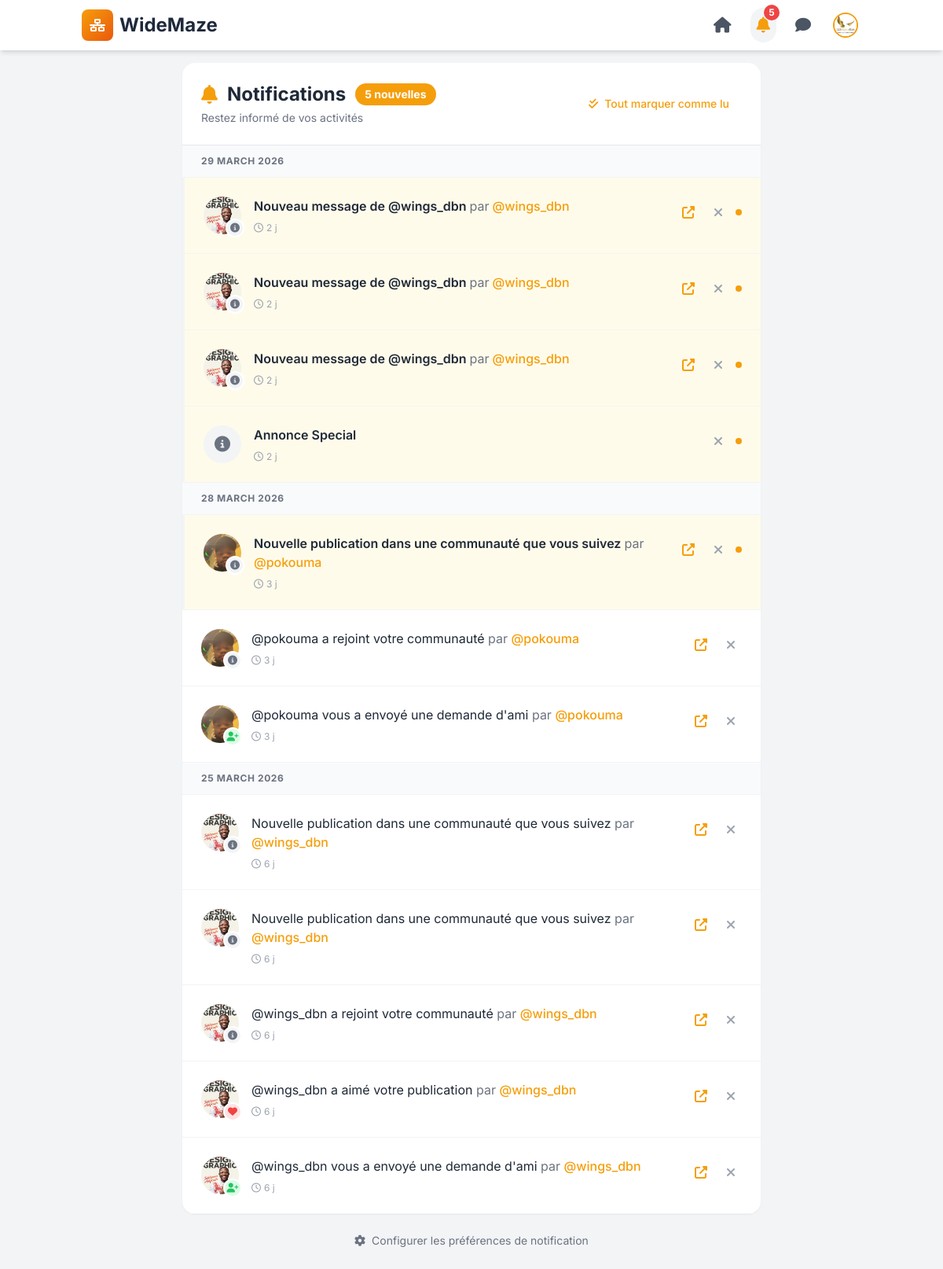
The app's page /notifications.php (signed in) with its own data.
### tables this page shows
CREATE TABLE IF NOT EXISTS `notifications` (
  `id` int UNSIGNED NOT NULL AUTO_INCREMENT,
  `user_id` int UNSIGNED NOT NULL,
  `type` varchar(50) NOT NULL,
  `title` varchar(255) NOT NULL,
  `content` text,
  `actor_id` int UNSIGNED DEFAULT NULL,
  `link` varchar(500) DEFAULT NULL,
  `item_id` int DEFAULT NULL,
  `is_read` tinyint DEFAULT '0',
  `created_at` datetime DEFAULT CURRENT_TIMESTAMP,
  `read_at` datetime DEFAULT NULL,
  PRIMARY KEY (`id`),
  KEY `user_id` (`user_id`),
  KEY `idx_user_unread` (`user_id`,`is_read`),
  KEY `idx_type` (`type`),
  KEY `idx_date` (`created_at`),
  KEY `notifications_ibfk_2` (`actor_id`)
);

CREATE TABLE IF NOT EXISTS `utilisateurs` (
  `id` int UNSIGNED NOT NULL AUTO_INCREMENT,
  `surnom` varchar(30) NOT NULL,
  `email` varchar(100) NOT NULL,
  `motdepasse` varchar(255) NOT NULL,
  `prenom` varchar(20) NOT NULL,
  `nom` varchar(20) NOT NULL,
  `avatar` varchar(255) DEFAULT 'default-avatar.png',
  `cover_image` varchar(255) DEFAULT NULL,
  `bio` text,
  `posts_count` int DEFAULT '0',
  `friends_count` int DEFAULT '0',
  `universite` varchar(100) DEFAULT NULL,
  `faculte` varchar(100) DEFAULT NULL,
  `niveau_etude` varchar(50) DEFAULT NULL,
  `profession` varchar(50) DEFAULT 'Etudiant',
  `nationalite` varchar(50) DEFAULT NULL,
  `telephone` varchar(20) DEFAULT NULL,
  `datedenaissance` date DEFAULT NULL,
  `sexe` enum('Masculin','Feminin','Autre') DEFAULT 'Masculin',
  `role` enum('etudiant','professeur','admin') DEFAULT 'etudiant',
  `status` enum('Online','Offline','Away') DEFAULT 'Offline',
  `is_active` tinyint(1) DEFAULT '1',
  `is_verified` tinyint(1) DEFAULT '0',
  `failed_login_attempts` int UNSIGNED DEFAULT '0',
  `locked_until` datetime DEFAULT NULL,
  `remember_token` varchar(64) DEFAULT NULL,
  `remember_expires` datetime DEFAULT NULL,
  `last_ip` varchar(45) DEFAULT NULL,
  `last_activity` datetime DEFAULT NULL,
  `dateinscription` datetime DEFAULT CURRENT_TIMESTAMP,
  `dateconnexion` datetime DEFAULT NULL,
  `two_factor_secret` varchar(255) DEFAULT NULL,
  `created_at` timestamp NULL DEFAULT CURRENT_TIMESTAMP,
  `updated_at` timestamp NULL DEFAULT CURRENT_TIMESTAMP ON UPDATE CURRENT_TIMESTAMP,
  PRIMARY KEY (`id`),
  UNIQUE KEY `email` (`email`),
  UNIQUE KEY `surnom` (`surnom`),
  KEY `idx_email` (`email`),
  KEY `idx_role` (`role`),
  KEY `idx_universite` (`universite`),
  KEY `idx_nationalite` (`nationalite`),
  KEY `idx_status` (`status`),
  KEY `idx_is_active` (`is_active`)
);

### config.php (called while the page is built, shortened)
<?php
function getAvatarUrl($avatar) {
    if (!empty($avatar) && file_exists(AVATAR_DIR . $avatar)) {
        return AVATAR_URL . $avatar;
    }
    return AVATAR_URL . DEFAULT_AVATAR;
}
?>

### notifications.php (the view, shortened to what this page needs)
<?php
require_once 'config.php';
$userId = $_SESSION['user_id'];
$notifications = [];
try {
    $stmt = $pdo->prepare("SELECT n.*, u.surnom as actor_name, u.avatar as actor_avatar
        FROM notifications n
        LEFT JOIN utilisateurs u ON n.actor_id = u.id
        WHERE n.user_id = ?
        ORDER BY n.created_at DESC
        LIMIT 50");
    $stmt->execute([$userId]);
    $notifications = $stmt->fetchAll();
} catch (PDOException $e) {
    error_log("Erreur récupération notifications: " . $e->getMessage());
}
$unreadCount = 0;
try {
    $unreadStmt = $pdo->prepare("SELECT COUNT(*) FROM notifications WHERE user_id = ? AND is_read = 0");
    $unreadStmt->execute([$userId]);
    $unreadCount = $unreadStmt->fetchColumn();
} catch (PDOException $e) {
    error_log("Erreur comptage notifications: " . $e->getMessage());
}
$groupedNotifications = [];
foreach ($notifications as $notif) {
    if (!empty($notif['created_at'])) {
        $date = date('Y-m-d', strtotime($notif['created_at']));
        if (!isset($groupedNotifications[$date])) {
            $groupedNotifications[$date] = [];
        }
        $groupedNotifications[$date][] = $notif;
    }
}
function timeAgo($datetime) {
    $time = strtotime($datetime);
    $now = time();
    $diff = $now - $time;
    if ($diff < 604800) return floor($diff / 86400) . ' j';
    return date('d M', $time);
}
$icons = [
    'like' => ['icon' => 'fa-heart', 'color' => 'text-red-500', 'bg' => 'bg-red-100'],
    'comment' => ['icon' => 'fa-comment', 'color' => 'text-blue-500', 'bg' => 'bg-blue-100'],
    'friend_request' => ['icon' => 'fa-user-plus', 'color' => 'text-green-500', 'bg' => 'bg-green-100'],
    'friend_accept' => ['icon' => 'fa-check', 'color' => 'text-green-500', 'bg' => 'bg-green-100'],
    'mention' => ['icon' => 'fa-at', 'color' => 'text-purple-500', 'bg' => 'bg-purple-100'],
    'post' => ['icon' => 'fa-newspaper', 'color' => 'text-orange-500', 'bg' => 'bg-orange-100'],
    'system' => ['icon' => 'fa-info-circle', 'color' => 'text-gray-500', 'bg' => 'bg-gray-100']
];
?>
<!DOCTYPE html>
<html lang="fr">
<head>
    <script src="https://cdn.tailwindcss.com"></script>
    <link rel="stylesheet" href="https://cdnjs.cloudflare.com/ajax/libs/font-awesome/6.4.0/css/all.min.css">
</head>
<body class="bg-gray-100">
    <nav class="fixed top-0 w-full bg-white shadow-md z-50">
        <div class="container mx-auto px-4 h-16 flex items-center justify-between">
            <a href="index.php" class="flex items-center gap-2">
                <div class="w-10 h-10 bg-gradient-to-br from-primary to-orange-600 rounded-lg flex items-center justify-center">
                    <i class="fas fa-network-wired text-white"></i>
                </div>
                <span class="text-2xl font-bold text-secondary hidden md:block">WideMaze</span>
            </a>
            <div class="flex items-center gap-4">
                <a href="index.php" class="p-2 hover:bg-gray-100 rounded-full transition-colors">
                    <i class="fas fa-home text-xl text-gray-600"></i>
                </a>
                <a href="notifications.php" class="p-2 hover:bg-gray-100 rounded-full transition-colors relative bg-gray-100">
                    <i class="fas fa-bell text-xl text-primary"></i>
                    <?php if ($unreadCount > 0): ?>
                        <span class="absolute -top-1 -right-1 w-5 h-5 bg-red-500 text-white text-xs rounded-full flex items-center justify-center font-bold"><?= $unreadCount > 9 ? '9+' : $unreadCount ?></span>
                    <?php endif; ?>
                </a>
                <a href="messagerie.php" class="p-2 hover:bg-gray-100 rounded-full transition-colors">
                    <i class="fas fa-comment text-xl text-gray-600"></i>
                </a>
                <div class="relative group">
                    <button class="flex items-center gap-2 p-1 hover:bg-gray-100 rounded-full transition-colors">
                        <img src="<?= AVATAR_URL . htmlspecialchars($_SESSION['avatar']) ?>" class="w-8 h-8 rounded-full object-cover border-2 border-primary">
                    </button>
                </div>
            </div>
        </div>
    </nav>
    <div class="container mx-auto pt-20 pb-8 px-4 max-w-3xl">
        <div class="bg-white rounded-t-2xl shadow-sm p-6 flex items-center justify-between border-b">
            <div>
                <h1 class="text-2xl font-bold text-gray-800 flex items-center gap-3">
                    <i class="fas fa-bell text-primary"></i>Notifications
                    <?php if ($unreadCount > 0): ?>
                        <span class="px-3 py-1 bg-primary text-white text-sm rounded-full"><?= $unreadCount ?> nouvelle<?= $unreadCount > 1 ? 's' : '' ?></span>
                    <?php endif; ?>
                </h1>
                <p class="text-gray-500 text-sm mt-1">Restez informé de vos activités</p>
            </div>
            <?php if ($unreadCount > 0): ?>
                <a href="?mark_read=1" class="text-primary hover:text-orange-600 font-medium text-sm flex items-center gap-2 px-4 py-2 hover:bg-orange-50 rounded-lg transition-colors">
                    <i class="fas fa-check-double"></i>Tout marquer comme lu
                </a>
            <?php endif; ?>
        </div>
        <div class="bg-white rounded-b-2xl shadow-sm min-h-[500px]">
            <?php if (empty($notifications)): ?>
                <div class="flex flex-col items-center justify-center py-16 text-gray-400">
                    <div class="w-24 h-24 bg-gray-100 rounded-full flex items-center justify-center mb-4">
                        <i class="fas fa-bell-slash text-4xl text-gray-300"></i>
                    </div>
                    <p class="text-lg font-medium text-gray-500">Aucune notification</p>
                    <p class="text-sm">Vous verrez ici vos likes, commentaires et demandes d'ami</p>
                </div>
            <?php else: ?>
                <?php foreach ($groupedNotifications as $date => $notifs): ?>
                    <div class="px-6 py-3 bg-gray-50 border-b border-gray-100">
                        <h3 class="text-xs font-bold text-gray-500 uppercase tracking-wider">
                            <?php
                            $today = date('Y-m-d');
                            $yesterday = date('Y-m-d', strtotime('-1 day'));
                            if ($date === $today) echo 'Aujourd\'hui';
                            elseif ($date === $yesterday) echo 'Hier';
                            else echo date('d F Y', strtotime($date));
                            ?>
                        </h3>
                    </div>
                    <?php foreach ($notifs as $notif):
                        $iconData = $icons[$notif['type']] ?? $icons['system'];
                        $isUnread = !$notif['is_read'];
                    ?>
                        <div class="notification-item flex items-start gap-4 p-6 border-b border-gray-100 hover:bg-gray-50 <?= $isUnread ? 'unread' : '' ?> <?= $isUnread ? 'notification-enter' : '' ?>">
                            <?php if ($notif['actor_id'] && $notif['actor_avatar']): ?>
                                <div class="relative flex-shrink-0">
                                    <img src="<?= getAvatarUrl($notif['actor_avatar']) ?>" class="w-12 h-12 rounded-full object-cover">
                                    <div class="absolute -bottom-1 -right-1 w-6 h-6 <?= $iconData['bg'] ?> rounded-full flex items-center justify-center border-2 border-white">
                                        <i class="fas <?= $iconData['icon'] ?> <?= $iconData['color'] ?> text-xs"></i>
                                    </div>
                                </div>
                            <?php else: ?>
                                <div class="w-12 h-12 <?= $iconData['bg'] ?> rounded-full flex items-center justify-center flex-shrink-0">
                                    <i class="fas <?= $iconData['icon'] ?> <?= $iconData['color'] ?> text-xl"></i>
                                </div>
                            <?php endif; ?>
                            <div class="flex-1 min-w-0">
                                <p class="text-gray-800 <?= $isUnread ? 'font-semibold' : '' ?>">
                                    <?= htmlspecialchars($notif['title']) ?>
                                    <?php if ($notif['actor_name']): ?>
                                        <span class="font-normal text-gray-500">par</span>
                                        <a href="profil.php?id=<?= $notif['actor_id'] ?>" class="text-primary hover:underline font-medium">@<?= htmlspecialchars($notif['actor_name']) ?></a>
                                    <?php endif; ?>
                                </p>
                                <p class="text-gray-400 text-xs mt-2 flex items-center gap-1">
                                    <i class="far fa-clock"></i><?= timeAgo($notif['created_at']) ?>
                                </p>
                            </div>
                            <div class="flex items-center gap-2">
                                <?php if ($notif['link']): ?>
                                    <a href="<?= htmlspecialchars($notif['link']) ?>" class="p-2 text-primary hover:bg-orange-50 rounded-lg transition-colors" title="Voir">
                                        <i class="fas fa-external-link-alt"></i>
                                    </a>
                                <?php endif; ?>
                                <a href="?delete=<?= $notif['id'] ?>" onclick="return confirm('Supprimer cette notification ?')" class="p-2 text-gray-400 hover:text-red-500 hover:bg-red-50 rounded-lg transition-colors" title="Supprimer">
                                    <i class="fas fa-times"></i>
                                </a>
                                <?php if ($isUnread): ?>
                                    <span class="w-2 h-2 bg-primary rounded-full flex-shrink-0" title="Non lu"></span>
                                <?php endif; ?>
                            </div>
                        </div>
                    <?php endforeach; ?>
                <?php endforeach; ?>
            <?php endif; ?>
        </div>
        <div class="mt-6 text-center">
            <a href="parametres.php?tab=notifications" class="text-gray-500 hover:text-primary text-sm flex items-center justify-center gap-2 transition-colors">
                <i class="fas fa-cog"></i>Configurer les préférences de notification
            </a>
        </div>
    </div>
</body>
</html>

### notifications.php (style rules this page uses)
body { font-family: 'Inter', sans-serif; }
.notification-item { transition: all 0.2s; }
.unread { border-left: 3px solid #f59e0b; background-color: #fffbeb; }
.notification-enter { animation: slideIn 0.3s ease-out; }

### records on screen
notifications: actor.avatar (picture), title "Nouveau message de @wings_dbn", actor.surnom "wings_dbn", created_at "2 j", is_read 0 (drawn)
notifications: actor.avatar (picture), title "Nouveau message de @wings_dbn", actor.surnom "wings_dbn", created_at "2 j", is_read 0 (drawn)
notifications: actor.avatar (picture), title "Nouveau message de @wings_dbn", actor.surnom "wings_dbn", created_at "2 j", is_read 0 (drawn)
notifications: title "Annonce Special", created_at "2 j", is_read 0 (drawn)
notifications: actor.avatar (picture), title "Nouvelle publication dans une communauté que vous suivez", actor.surnom "pokouma", created_at "3 j", is_read 0 (drawn)
notifications: actor.avatar (picture), title "@pokouma a rejoint votre communauté", actor.surnom "pokouma", created_at "3 j"
notifications: actor.avatar (picture), title "@pokouma vous a envoyé une demande d'ami", actor.surnom "pokouma", created_at "3 j"
notifications: created_at "25 MARCH 2026", actor.avatar (picture), title "@wings_dbn vous a envoyé une demande d'ami", actor.surnom "wings_dbn", created_at "6 j"
notifications: actor.avatar (picture), title "Nouvelle publication dans une communauté que vous suivez", actor.surnom "wings_dbn", created_at "6 j"
notifications: actor.avatar (picture), title "Nouvelle publication dans une communauté que vous suivez", actor.surnom "wings_dbn", created_at "6 j"
notifications: actor.avatar (picture), title "@wings_dbn a rejoint votre communauté", actor.surnom "wings_dbn", created_at "6 j"
notifications: actor.avatar (picture), title "@wings_dbn a aimé votre publication", actor.surnom "wings_dbn", created_at "6 j"

### other values on screen
$unreadCount "5"
date('d F Y', strtotime($date)) "29 MARCH 2026"
date('d F Y', strtotime($date)) "28 MARCH 2026"
